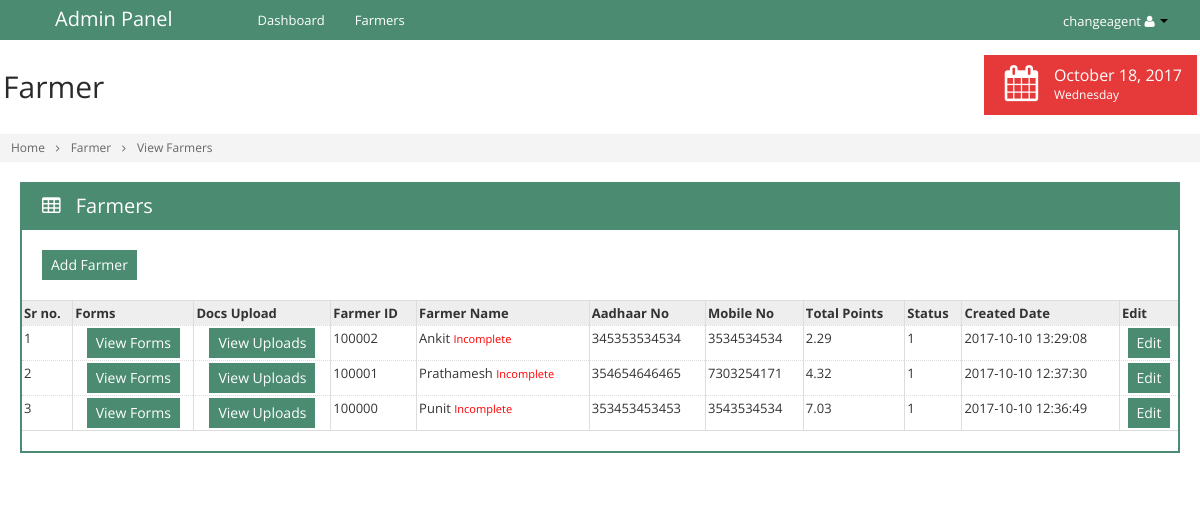
/view_farmers.php (signed in), run on an earlier commit of the app's database.
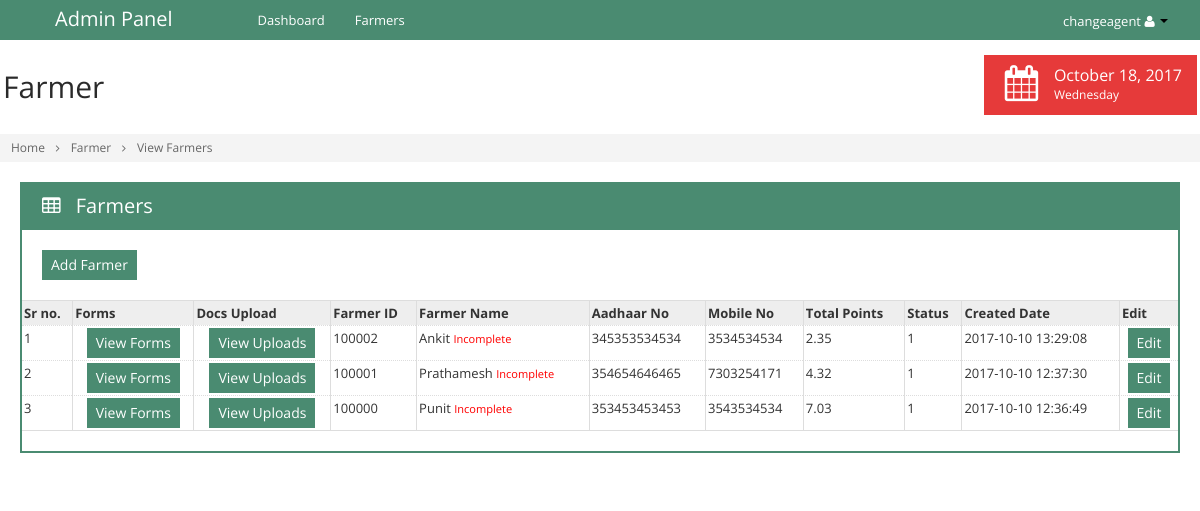
And on a later commit of the database.
### tables this page shows
CREATE TABLE IF NOT EXISTS `tbl_farmers` (
  `id` int(11) NOT NULL AUTO_INCREMENT,
  `fm_caid` int(11) NOT NULL,
  `fm_id` int(11) NOT NULL,
  `fm_name` varchar(255) NOT NULL,
  `fm_aadhar` bigint(11) NOT NULL,
  `fm_mobileno` bigint(11) NOT NULL,
  `fm_loan` varchar(255) NOT NULL,
  `fm_amount` varchar(255) NOT NULL,
  `fm_status` int(11) NOT NULL,
  `fm_createddt` datetime NOT NULL,
  `fm_createdby` varchar(255) NOT NULL,
  `fm_modifieddt` datetime NOT NULL,
  `fm_modifiedby` varchar(255) NOT NULL,
  PRIMARY KEY (`id`)
);

CREATE TABLE IF NOT EXISTS `tbl_points` (
  `id` int(11) NOT NULL AUTO_INCREMENT,
  `fm_id` int(11) NOT NULL,
  `pt_frm1` varchar(11) NOT NULL,
  `pt_frm2` varchar(11) NOT NULL,
  `pt_frm3` varchar(11) NOT NULL,
  `pt_frm4` varchar(11) NOT NULL,
  `pt_frm5` varchar(11) NOT NULL,
  `pt_frm6` varchar(11) NOT NULL,
  `pt_frm7` varchar(11) NOT NULL,
  `pt_frm8` varchar(11) NOT NULL,
  `pt_frm8_fh` varchar(11) NOT NULL,
  `pt_frm9` varchar(11) NOT NULL,
  `pt_frm10` varchar(11) NOT NULL,
  `pt_frm11` varchar(11) NOT NULL,
  `pt_frm12` varchar(11) NOT NULL,
  `pt_frm13` varchar(11) NOT NULL,
  `pt_frm14` varchar(11) NOT NULL,
  PRIMARY KEY (`id`)
);

### include/query-helper.php (called while the page is built, shortened)
<?php
	function lookup_value($table,$col_array,$where,$not_where_array=array(),$and_like_array=array(),$or_like_array=array())
	{
		global $db_con;
		$colums  =implode(',',$col_array);
		$col     =1;
		if($colums=="")
		{
			$colums =' * ';
			$col    ="";
		}
		$sql =" SELECT ".$colums." FROM ".$table." ";
		$sql .=" WHERE 1 = 1 ";
		if(!empty($where))
		{
			foreach($where as $field1 => $value1 )
			{
				$sql  .= " AND ".$field1 ."='".$value1."' ";
			}
		}
		$result	   = mysqli_query($db_con,$sql) or die(mysqli_error($db_con));
		$nums      = mysqli_num_rows($result);
		if($nums !=0)
		{
			if($col=="")
			{
				return $result;
			}
			else
			{
				$row = mysqli_fetch_array($result);
				return $row[$colums];
			}
		}
		else
		{
			return false;
		}
	}
?>

### view_farmers.php (the view, shortened to what the changed rows need)
<?php
	include('include/connection.php');
	include('include/query-helper.php');
		?>
        <?php
	$ca_id	= $_SESSION['ca_id'];
    if($_SESSION['userType']=="Admin")
    {
        $sql   = "select * from tbl_farmers order by id desc";
    }
    else
    {
       $sql	= "select * from tbl_farmers where fm_caid='".$ca_id."' order by id desc";
    }
	$res	= mysqli_query($db_con,$sql) or die(mysqli_error($db_con));
	$r		= 1;
?>
<!doctype html>
<html>
    <head>
    </head>
    <body class="<?php echo $theme_name; ?>" data-theme="<?php echo $theme_name; ?>">
        <div class="container-fluid" id="content">
            <div id="main" style="margin-left:0px !important">
                <div class="container-fluid">
                    <div class="row-fluid">
                        <div class="span12">
                            <div class="box box-color box-bordered">
                                <div class="box-content nopadding">
                                    <form id="mainform" action="deletefarmers.php" method="post">
                                        <div id="comp_1">
                                            <table class="table table-bordered dataTable dataTable-scroll-x">
                                                <thead>
                                                    <tr>
                                                        <th>Sr no.</th>
                                                        <th>Forms</th>
                                                        <th>Docs Upload</th>
                                                        <th>Farmer ID</th>
                                                        <th>Farmer Name</th>
                                                        <th>Aadhaar No</th>
                                                        <th>Mobile No</th>
                                                        <th>Total Points</th>
                                                        <th>Status</th>
                                                        <th class='hidden-350'>Created Date</th>
                                                        <th>Edit</th>
                                                    </tr>
                                                </thead>
                                                <tbody>
                                                    <?php
                                                    while($row = mysqli_fetch_array($res))
                                                    {
														$result = lookup_value('tbl_points',array(),array("fm_id"=>$row['fm_id']),array(),array(),array());
														if($result)
														{
															$num	= mysqli_num_rows($result);
															if($num != 0)
															{
																$pt_row	= mysqli_fetch_array($result);
															}
														}
														$sum_of_points	= $pt_row['pt_frm1'] + $pt_row['pt_frm2'] + $pt_row['pt_frm3'] + $pt_row['pt_frm4'] + $pt_row['pt_frm5'] + $pt_row['pt_frm6'] + $pt_row['pt_frm7'] + $pt_row['pt_frm8'] + $pt_row['pt_frm8_fh'] + $pt_row['pt_frm9'] + $pt_row['pt_frm10'] + $pt_row['pt_frm11'] + $pt_row['pt_frm12'] + $pt_row['pt_frm13'] + $pt_row['pt_frm14'];
														$avg_of_points	= round($sum_of_points / 15, 2);
                                                        ?>
                                                        <tr>
                                                            <td><?php echo $r; ?></td>
                                                            <td style="text-align:center;">
                                                            	<a href="get_farmer_details.php?pag=farmers&fm_id=<?php echo $row['fm_id']; ?>" class="btn btn-primary">View Forms</a>
                                                            </td>
                                                            <td style="text-align:center;">
                                                                <a href="get_farmerdoc.php?pag=farmers&fm_id=<?php echo $row['fm_id']; ?>" class="btn btn-primary">View Uploads</a>
                                                            </td>
                                                            <td><?php echo $row['fm_id']; ?></td>
                                                            <td><?php echo ucwords($row['fm_name']); ?>
                                                            <?php
                                                            $sql_check_point  	= " SELECT * FROM tbl_points ";
															$sql_check_point  	.= " WHERE pt_frm1 !='' AND pt_frm2 !='' ";
															$sql_check_point  	.= " 	AND pt_frm3 !='' AND pt_frm8_fh !='' ";
															$sql_check_point  	.= " 	AND pt_frm6 !='' AND pt_frm7 !='' ";
															$sql_check_point  	.= " 	AND pt_frm8 !='' AND pt_frm9 !='' ";
															$sql_check_point  	.= " 	AND pt_frm10 !='' AND pt_frm5 !='' ";
															$sql_check_point  	.= " 	AND pt_frm12 !='' AND pt_frm13 !='' ";
															$sql_check_point  	.= " 	AND pt_frm11 !='' ";
															$sql_check_point  	.= " 	AND fm_id='".$row['fm_id']."' ";
                                                            $res_check_point  = mysqli_query($db_con,$sql_check_point) or die(mysqli_error($db_con));
                                                            $num_check_point  = mysqli_num_rows($res_check_point);
                                                            if($num_check_point==0)
                                                            {
                                                                echo '<small style="color:red">Incomplete</small>';
                                                            }
                                                            else
                                                            {
                                                                echo '<small style="color:green">Complete</small>';
                                                            }
                                                            ?>
                                                            </td>
                                                            <td><?php echo $row['fm_aadhar']; ?></td>
                                                            <td><?php echo $row['fm_mobileno']; ?></td>
                                                            <td><?php echo $avg_of_points; ?></td>
                                                            <td><?php echo $row['fm_status']; ?></td>
                                                            <td><?php echo $row['fm_createddt']; ?></td>
                                                            <td style="text-align:center;">
                                                            	<a href="edit_farmer.php?pag=farmers&fm_id=<?php echo $row['fm_id']; ?>" class="btn btn-primary">Edit</a>
                                                            </td>
                                                        </tr>
                                                        <?php
                                                        $r++;
                                                    }
                                                    ?>
                                                </tbody>
                                            </table>
                                        </div>
                                    </form>
                                </div>
                            </div>
                        </div>
                    </div>
                </div>
            </div>
       	</div>
	</body>
</html>

What changed in the data, as far as the page shows it:
changed tbl_farmers "Ankit": tbl_points.pt_frm1+pt_frm2+pt_frm3 "2.29" → "2.35"
